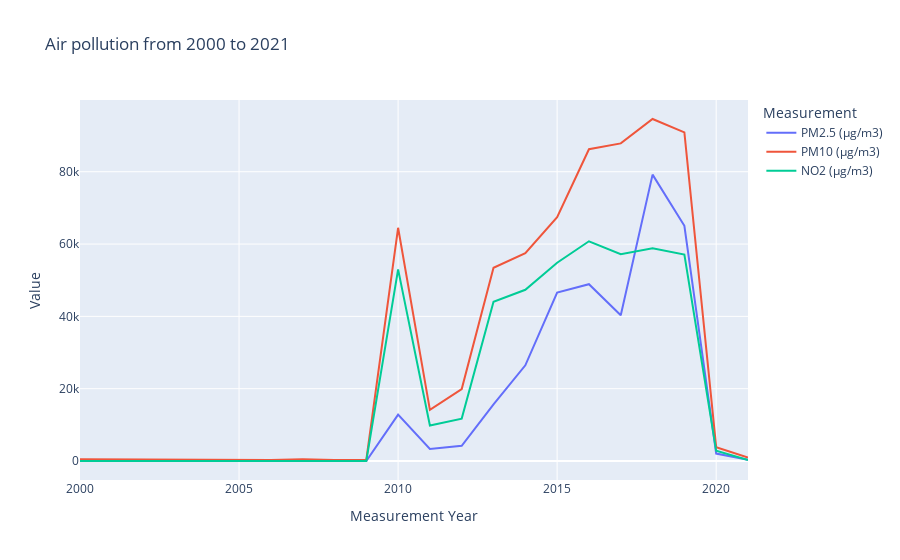

The notebook cell saved with this chart:
### Code cell
fig = px.line(df4, x="Measurement Year", y="Value",color = 'Measurement', title='Air pollution from 2000 to 2021')
fig.write_html('plot2.html')
fig.show()

### Figure 1 — Plotly figure (JSON) as saved in the notebook; plotly's stock layout.template omitted (floating-point values rounded to 4 significant figures)
{"data": [{"hovertemplate": "Measurement=PM2.5 (μg/m3)<br>Measurement Year=%{x}<br>Value=%{y}<extra></extra>", "legendgroup": "PM2.5 (μg/m3)", "line": {"color": "#636efa", "dash": "solid"}, "marker": {"symbol": "circle"}, "mode": "lines", "name": "PM2.5 (μg/m3)", "orientation": "v", "showlegend": true, "type": "scatter", "x": [2000, 2001, 2002, 2003, 2004, 2006, 2007, 2008, 2009, 2010, 2011, 2012, 2013, 2014, 2015, 2016, 2017, 2018, 2019, 2020, 2021], "xaxis": "x", "y": [0, 0, 0, 0, 0, 0, 0, 0, 0, 12830.0, 3311.0, 4187.0, 15680.0, 26460.0, 46580.0, 48890.0, 40310.0, 79200.0, 65040.0, 2052.0, 373.0], "yaxis": "y"}, {"hovertemplate": "Measurement=PM10 (μg/m3)<br>Measurement Year=%{x}<br>Value=%{y}<extra></extra>", "legendgroup": "PM10 (μg/m3)", "line": {"color": "#EF553B", "dash": "solid"}, "marker": {"symbol": "circle"}, "mode": "lines", "name": "PM10 (μg/m3)", "orientation": "v", "showlegend": true, "type": "scatter", "x": [2000, 2001, 2002, 2003, 2004, 2006, 2007, 2008, 2009, 2010, 2011, 2012, 2013, 2014, 2015, 2016, 2017, 2018, 2019, 2020, 2021], "xaxis": "x", "y": [487.5, 458.2, 350.2, 372.8, 271.6, 280.9, 491.2, 266.2, 281.4, 64500.0, 14130.0, 19910.0, 53430.0, 57490.0, 67450.0, 86220.0, 87840.0, 94580.0, 90890.0, 3823.0, 987.4], "yaxis": "y"}, {"hovertemplate": "Measurement=NO2 (μg/m3)<br>Measurement Year=%{x}<br>Value=%{y}<extra></extra>", "legendgroup": "NO2 (μg/m3)", "line": {"color": "#00cc96", "dash": "solid"}, "marker": {"symbol": "circle"}, "mode": "lines", "name": "NO2 (μg/m3)", "orientation": "v", "showlegend": true, "type": "scatter", "x": [2000, 2001, 2002, 2003, 2004, 2006, 2007, 2008, 2009, 2010, 2011, 2012, 2013, 2014, 2015, 2016, 2017, 2018, 2019, 2020, 2021], "xaxis": "x", "y": [0, 0, 0, 0, 0, 0, 0, 0, 0, 53000.0, 9831.0, 11720.0, 44030.0, 47340.0, 54830.0, 60760.0, 57190.0, 58850.0, 57090.0, 2815.0, 249.0], "yaxis": "y"}], "layout": {"legend": {"title": {"text": "Measurement"}, "tracegroupgap": 0}, "title": {"text": "Air pollution from 2000 to 2021"}, "xaxis": {"anchor": "y", "domain": [0, 1], "title": {"text": "Measurement Year"}}, "yaxis": {"anchor": "x", "domain": [0, 1], "title": {"text": "Value"}}}}
